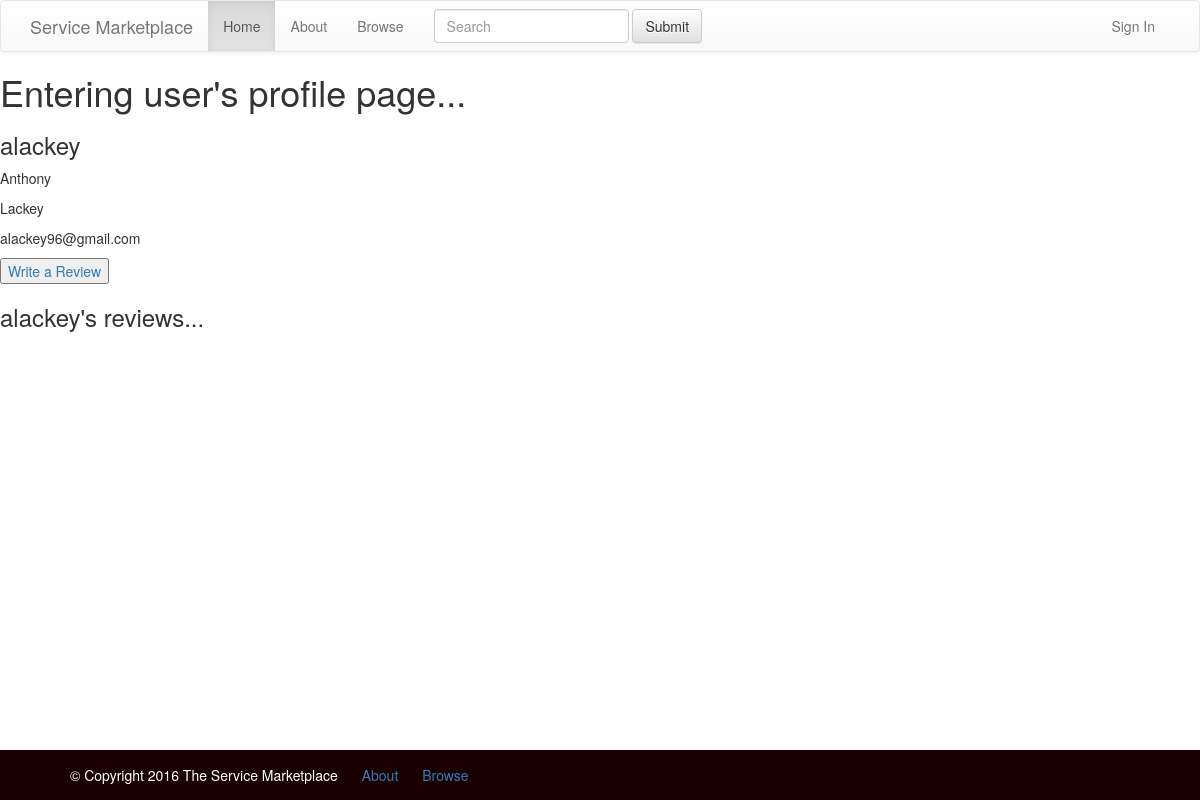
Page /user/alackey/ on the earlier database version.
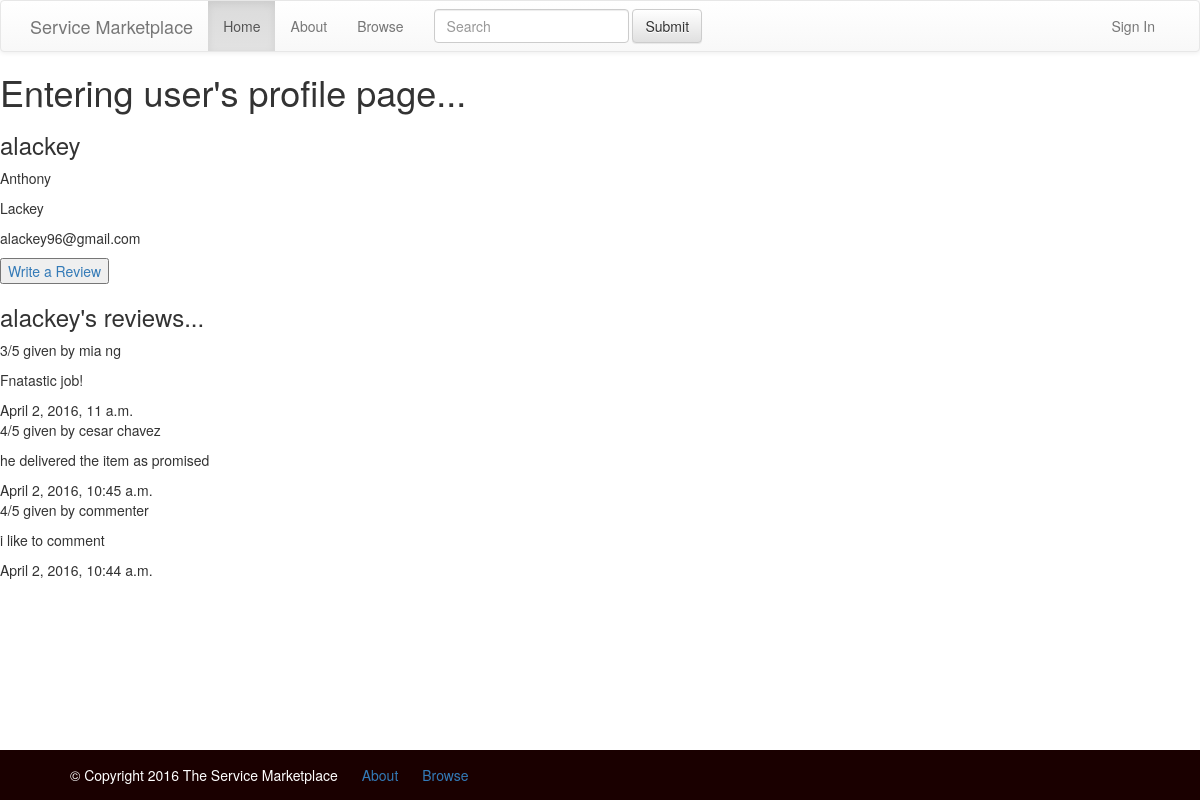
Same page on the later database version.
### market/models.py (models this page shows, shortened)
class Review(models.Model):
    RATINGS = (
        (1, '1'),
        (2, '2'),
        (3, '3'),
        (4, '4'),
        (5, '5'),
    )
    rating = models.IntegerField(choices=RATINGS)
    user = models.ForeignKey(settings.AUTH_USER_MODEL, related_name='review')
    author = models.CharField(max_length=200, default="your name")
    comment = models.TextField()
    created_date = models.DateTimeField(default=timezone.now)

### market/views.py (the view)
# urls.py: url(r'^user/(?P<username>[\w.@+-]+)/$', views.user_profile, name="user_profile"),
def user_profile(request, username):
    user = User.objects.get(username=username)
    reviews = Review.objects.filter(user=user).order_by('-created_date')
    return render(request, 'market/user_profile.html', {'user': user, 'reviews': reviews})

### market/templates/market/user_profile.html
{% extends "market/base.html" %}
{% block content %}
    <h1>Entering user's profile page...</h1>
    <div>
        <h3>{{ user.username }}</h3>
        <p>{{ user.first_name }}</p>
        <p>{{ user.last_name }}</p>
        <p>{{ user.email }}</p>
    </div>
    <div>
        <a href='add_review'><input type=button value="Write a Review"></a>
    </div>
    <div id="account-reviews">
        <h3>{{ user.username }}'s reviews...</h3>
        {% for review in reviews %}
            <div class="review">
                <p>{{ review.rating }}/5 given by {{ review.author }}</p>
                <p>{{ review.comment }}</p>
                <div class="date">{{ review.created_date }}</div>
            </div>
        {% endfor %}
    </div>
{% endblock %}

### market/templates/market/base.html (shortened to what this page needs)
{% load staticfiles %}
<html>
<head>
    <link rel="stylesheet" href="//maxcdn.bootstrapcdn.com/bootstrap/3.2.0/css/bootstrap.min.css">
    <link rel="stylesheet" href="//maxcdn.bootstrapcdn.com/bootstrap/3.2.0/css/bootstrap-theme.min.css">
    <link rel="stylesheet" href="{% static 'css/base.css' %}">
</head>
<body>
    <div id="wrapper">
 <nav class="navbar navbar-default">
  <div class="container">
    <div class="navbar-header">
      <a class="navbar-brand" href="#">Service Marketplace</a>
    </div>
    <div class="collapse navbar-collapse" id="bs-example-navbar-collapse-1">
      <ul class="nav navbar-nav">
      	<li class="active"><a href="">Home</a></li>
      	<li><a href="">About</a></li>
      	<li><a href="">Browse</a></li>
      </ul>
      <form class="navbar-form navbar-left" role="search">
        <div class="form-group">
          <input type="text" class="form-control" placeholder="Search">
        </div>
        <button type="submit" class="btn btn-default">Submit</button>
      </form>
      <ul class="nav navbar-nav navbar-right">
        <li><a href="#">Sign In </a></li>
      </ul>
    </div>
  </div>
</nav>
{% block content %}
{% endblock %}
<div id="footer">
	<div class="container">
		<ul id="footerContent">
			<li>&copy; Copyright 2016 The Service Marketplace</li>
			<li><a href="">About</a></li>
			<li><a href="">Browse</a></li>
		</ul>
	</div>
</div>
</div>
</body>
</html>

### market/static/css/base.css (style rules this page uses)
html, body { margin:0; padding:0; height:100%; }
#wrapper { min-height:100%; position:relative; }
#footer { background:#1a0000; width:100%; height:50px; position:absolute; bottom:0; left:0; color: white; padding-top: 15px; }
#footerContent li { display: inline-block; padding-right: 20px; }

Differences in the rows shown:
added Review: rating "3", author "mia ng", comment "Fnatastic job!", created_date "April 2, 2016, 11 a.m."
added Review: rating "4", author "cesar chavez", comment "he delivered the item as promised", created_date "April 2, 2016, 10:45 a.m."
added Review: rating "4", author "commenter", comment "i like to comment", created_date "April 2, 2016, 10:44 a.m."
